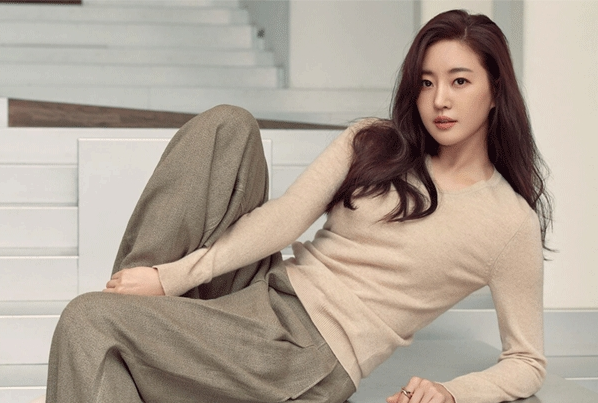
#> input picture 06_CV_기초실습자료/images/person_1.png, 598 x 403 px
$ python 05_threshold_3.py
#> lines starting #> are read from the running program, lines starting #| are printed output that depends on the picture; after the words box and inside, x2 and y2 are one past the last pixel; in counts of white or black regions, pixels touching at a corner belong together
# https://opencv-python.readthedocs.io/en/latest/doc/09.imageThresholding/imageThresholding.html
# **이미지를 이진화(Thresholding)**하는 다양한 방법을 비교하여 결과를 시각화

import cv2
import numpy as np
from matplotlib import pyplot as plt

# 1. 이미지를 그레이스케일로 읽기
img = cv2.imread('images/person_1.png', 0)  # 0: Grayscale로 읽기
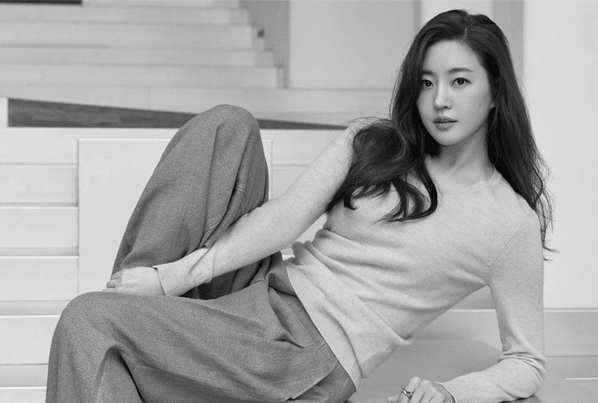
#> img: shape (403, 598); min 9, max 242, mean 164.2

# 2. (선택사항) 이미지를 Median Blur로 부드럽게 처리 (주석 처리됨)
# img = cv2.medianBlur(img, 5)

# 3. 글로벌 이진화 적용
#    - 임계값 127을 기준으로, 127 이상은 흰색(255), 미만은 검정(0)
ret, thresh1 = cv2.threshold(img, 127, 255, cv2.THRESH_BINARY)
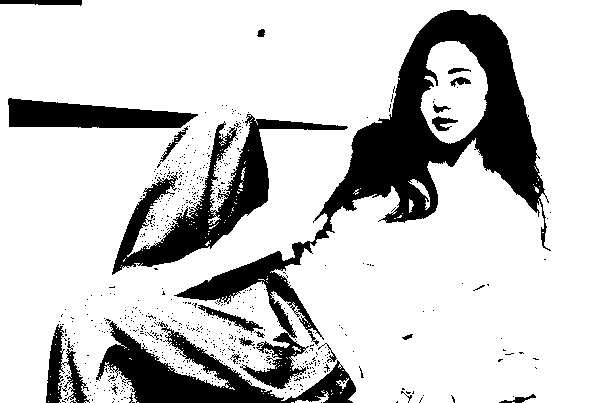
#> thresh1: shape (403, 598); 79.6% white; 646 black regions (623 under 20 px), largest, box (x1, y1, x2, y2) and area: (174, 10, 551, 389) 24670, (112, 114, 348, 275) 8474, (96, 321, 356, 403) 7514

# 4. Adaptive Thresholding (Mean 방식) 적용
#    - 주변 픽셀의 평균값을 기준으로 이진화
thresh2 = cv2.adaptiveThreshold(img, 255, cv2.ADAPTIVE_THRESH_MEAN_C, cv2.THRESH_BINARY, 15, 2)
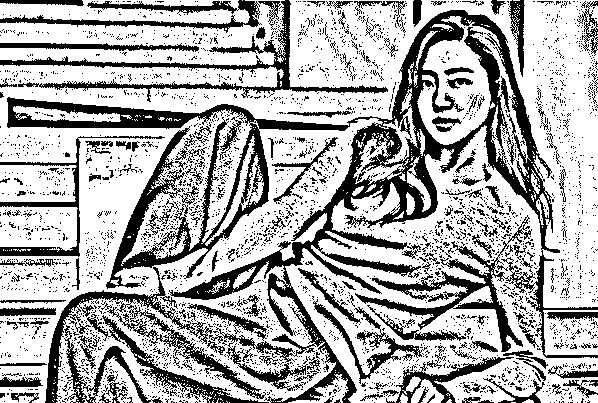
#> thresh2: shape (403, 598); 68.1% white; 3390 black regions (3205 under 20 px), largest, box (x1, y1, x2, y2) and area: (7, 10, 598, 403) 35872, (0, 0, 388, 102) 4058, (45, 267, 266, 403) 3941

# 5. Adaptive Thresholding (Gaussian 방식) 적용
#    - 주변 픽셀의 가중 평균값(가우시안 가중치)을 기준으로 이진화
thresh3 = cv2.adaptiveThreshold(img, 255, cv2.ADAPTIVE_THRESH_GAUSSIAN_C, cv2.THRESH_BINARY, 15, 2)
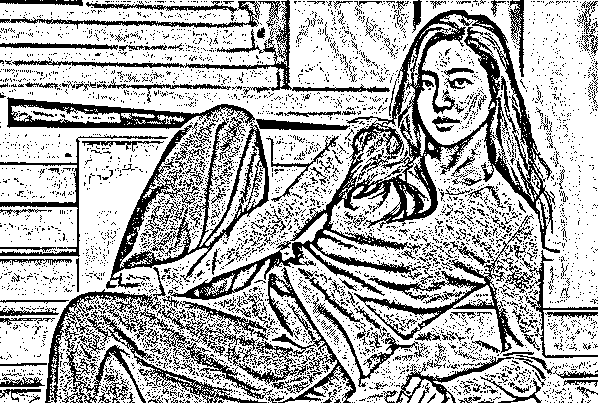
#> thresh3: shape (403, 598); 70.1% white; 4713 black regions (4467 under 20 px), largest, box (x1, y1, x2, y2) and area: (168, 10, 560, 300) 15298, (106, 117, 269, 289) 5020, (354, 214, 534, 354) 3071

# 6. 결과를 시각적으로 비교하기 위한 제목과 이미지 리스트 정의
titles = ['Source', 'Global', 'Mean', 'Gaussian']  # 제목: 원본, 글로벌, 평균, 가우시안
images = [img, thresh1, thresh2, thresh3]  # 비교할 이미지 리스트

# 7. Matplotlib으로 이미지 출력
for i in range(4):
    plt.subplot(2, 2, i+1)  # 2x2 형태의 서브플롯 생성
    plt.imshow(images[i], 'gray')  # 이미지를 흑백으로 출력
    plt.title(titles[i])  # 각 서브플롯에 제목 추가
    plt.xticks([]), plt.yticks([])  # x축, y축 눈금 제거

# 8. 결과 출력
plt.show()

$ run again, with 06_CV_기초실습자료/images/1111.jpg saved as 06_CV_기초실습자료/images/person_1.png
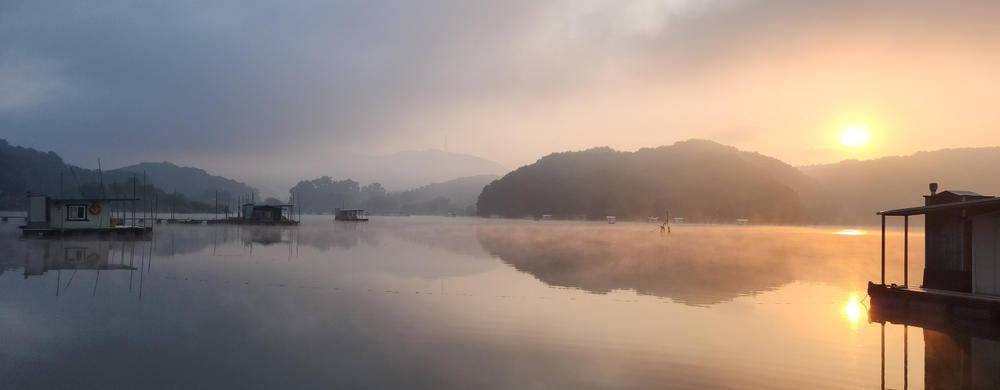
#> input picture 06_CV_기초실습자료/images/1111.jpg, 1000 x 390 px, shrunk from 1600 x 624 before the run
#> `ret, thresh1 = cv2.threshold(img, 127, 255, cv2.THRESH_BINARY)`:
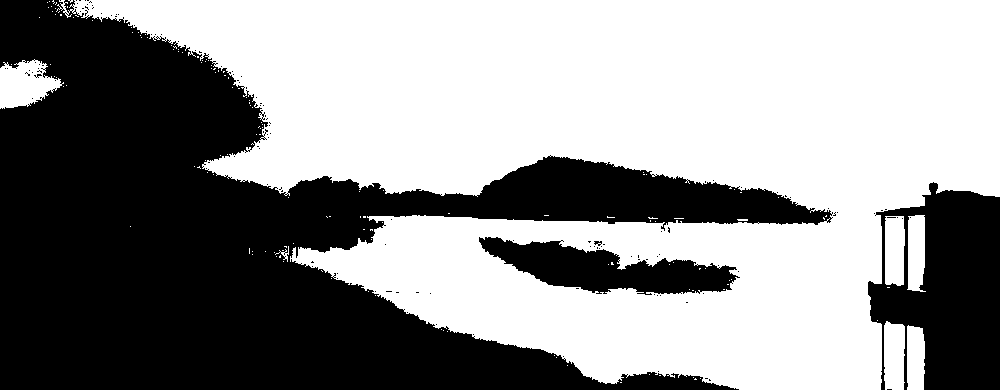
#> thresh1: shape (390, 1000); 57% white; 131 black regions (127 under 20 px), largest, box (x1, y1, x2, y2) and area: (0, 0, 833, 390) 141408, (868, 182, 1000, 390) 18195, (479, 237, 740, 295) 7743, (594, 241, 602, 246) 25
#> thresh2: shape (390, 1000); 83% white; 7230 black regions (7039 under 20 px), largest, box (x1, y1, x2, y2) and area: (358, 138, 1000, 238) 11109, (0, 139, 369, 274) 9273, (867, 183, 1000, 390) 7663
#> `thresh3 = cv2.adaptiveThreshold(img, 255, cv2.ADAPTIVE_THRESH_GAUSSIAN..`:
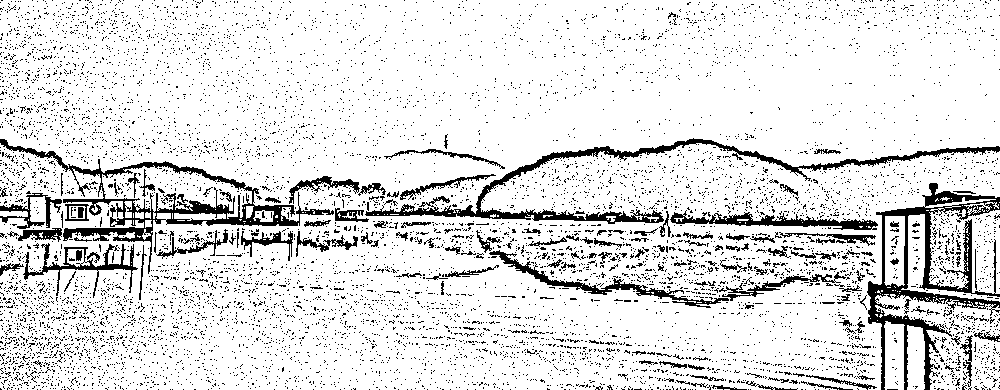
#> thresh3: shape (390, 1000); 87.7% white; 8285 black regions (8121 under 20 px), largest, box (x1, y1, x2, y2) and area: (867, 183, 1000, 390) 5792, (0, 139, 334, 274) 5121, (365, 138, 1000, 224) 4893

$ run again, with 06_CV_기초실습자료/images/2222.jpg saved as 06_CV_기초실습자료/images/person_1.png
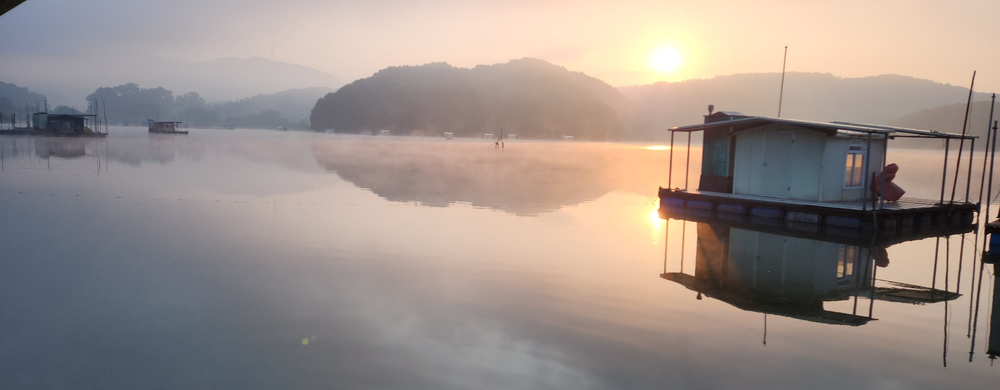
#> input picture 06_CV_기초실습자료/images/2222.jpg, 1000 x 390 px, shrunk from 1600 x 624 before the run
#> `ret, thresh1 = cv2.threshold(img, 127, 255, cv2.THRESH_BINARY)`:
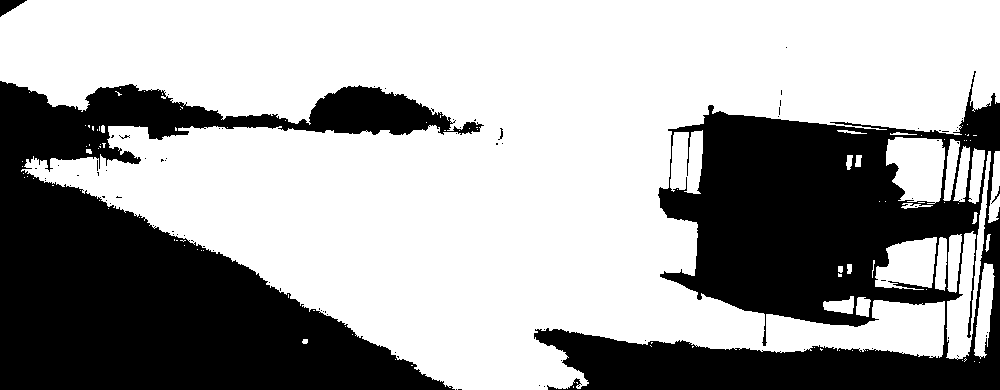
#> thresh1: shape (390, 1000); 64.2% white; 83 black regions (78 under 20 px), largest, box (x1, y1, x2, y2) and area: (0, 81, 484, 390) 73298, (534, 71, 1000, 390) 65926, (0, 0, 27, 17) 236, (991, 186, 1000, 204) 30, (498, 128, 503, 140) 24
#> thresh2: shape (390, 1000); 81.5% white; 4922 black regions (4706 under 20 px), largest, box (x1, y1, x2, y2) and area: (658, 70, 1000, 367) 22772, (183, 57, 669, 151) 8150, (314, 154, 652, 217) 3647
#> `thresh3 = cv2.adaptiveThreshold(img, 255, cv2.ADAPTIVE_THRESH_GAUSSIAN..`:
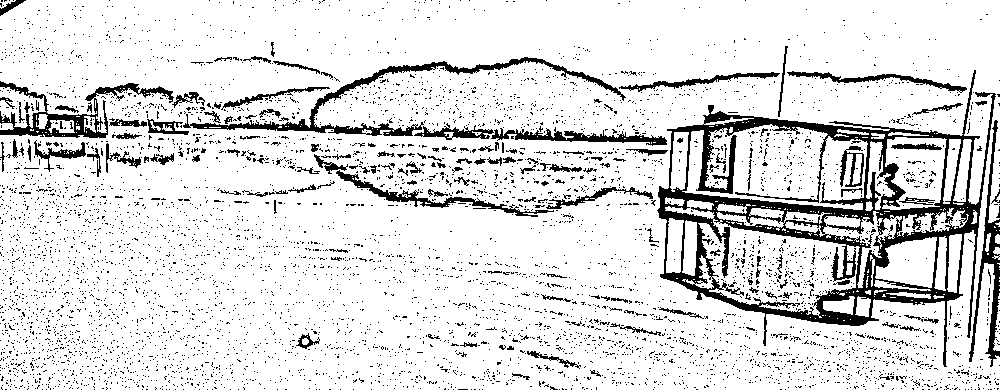
#> thresh3: shape (390, 1000); 87% white; 5557 black regions (5410 under 20 px), largest, box (x1, y1, x2, y2) and area: (657, 70, 996, 367) 18777, (183, 57, 626, 136) 3188, (0, 81, 174, 138) 2237

$ run again, with 06_CV_기초실습자료/images/3333.jpg saved as 06_CV_기초실습자료/images/person_1.png
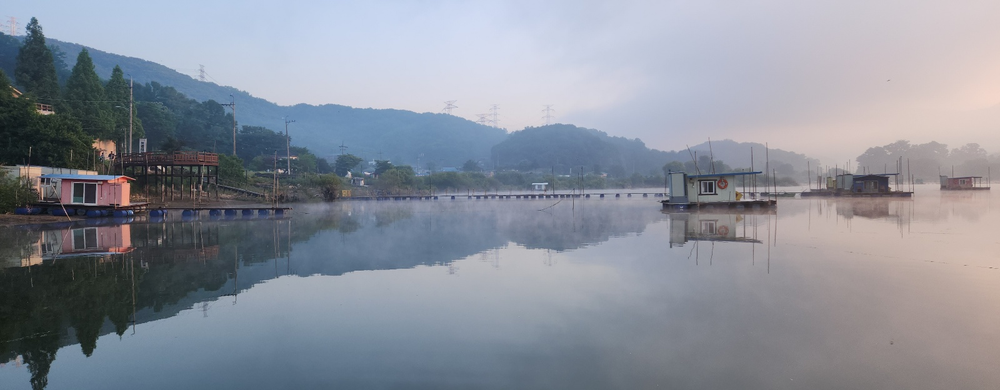
#> input picture 06_CV_기초실습자료/images/3333.jpg, 1000 x 390 px, shrunk from 1600 x 624 before the run
#> `ret, thresh1 = cv2.threshold(img, 127, 255, cv2.THRESH_BINARY)`:
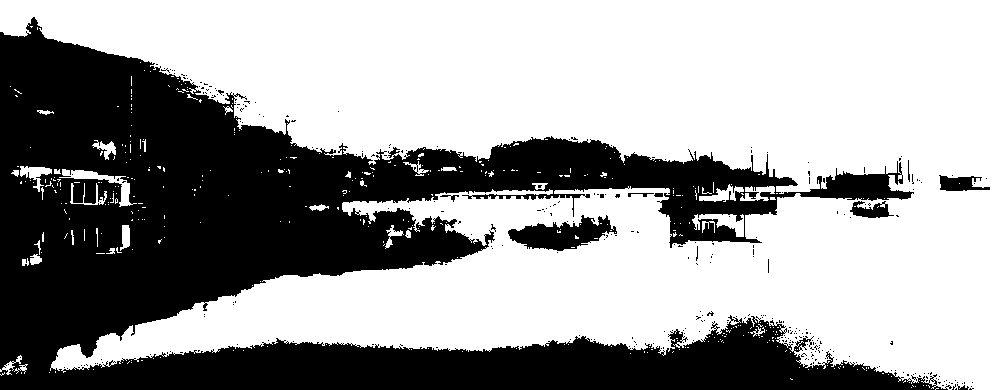
#> thresh1: shape (390, 1000); 62.5% white; 308 black regions (299 under 20 px), largest, box (x1, y1, x2, y2) and area: (0, 17, 952, 390) 142108, (508, 215, 617, 251) 2099, (939, 175, 990, 191) 506
#> thresh2: shape (390, 1000); 78.6% white; 5349 black regions (5142 under 20 px), largest, box (x1, y1, x2, y2) and area: (0, 17, 937, 247) 31671, (0, 202, 650, 390) 15298, (0, 168, 124, 218) 1879
#> `thresh3 = cv2.adaptiveThreshold(img, 255, cv2.ADAPTIVE_THRESH_GAUSSIAN..`:
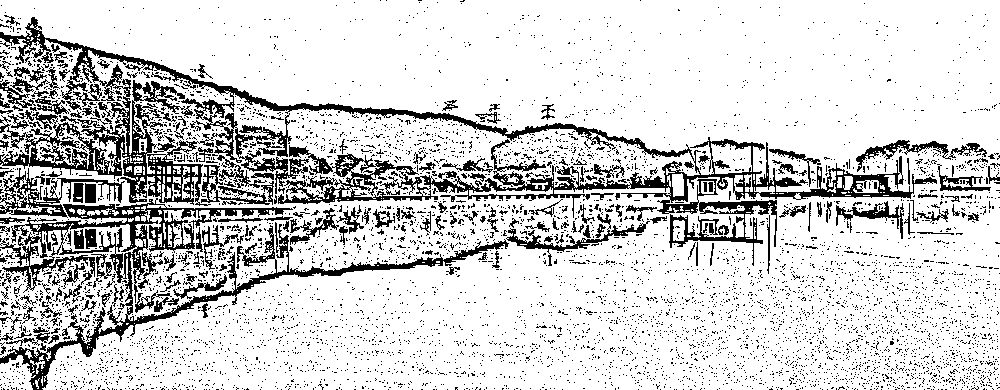
#> thresh3: shape (390, 1000); 82.2% white; 6075 black regions (5851 under 20 px), largest, box (x1, y1, x2, y2) and area: (0, 17, 937, 266) 26736, (0, 198, 509, 390) 10591, (0, 168, 125, 218) 1575
